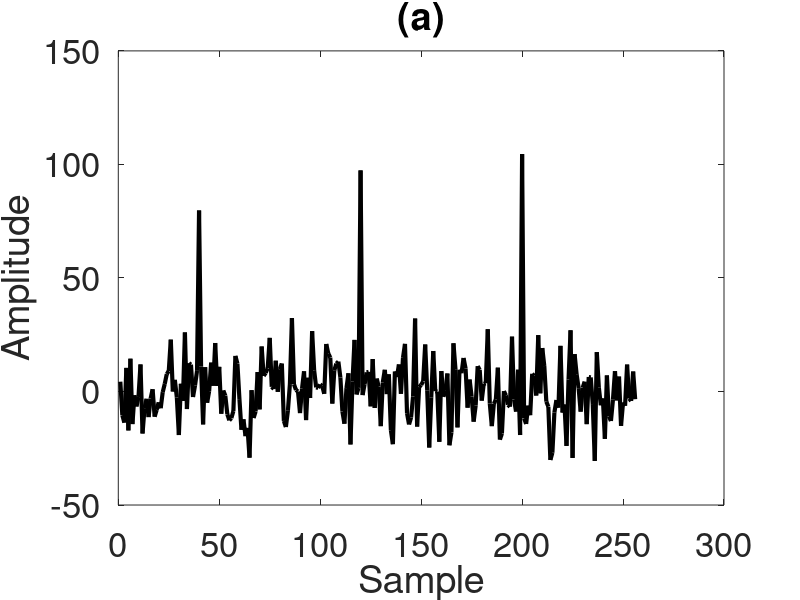
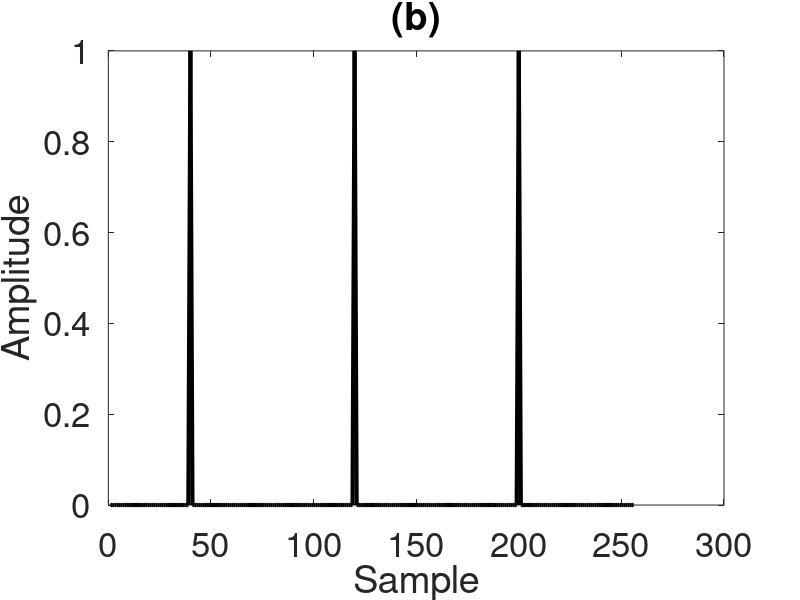

Write the MATLAB code that produced these figures, in order. (Note: this script raises an error after producing the figures.)

close all;
clear all;
 x=cos(2*pi*0.05*(0:255)+2*pi*0.000001*(0:255).^3)+5*cos(2*pi*0.4*(0:255)-2*pi*0.0000001*(0:255).^3);%%+sin(2*pi*0.25*(0:255));%+2*pi*0.001*(0:127).^2)+sin(2*pi*0.4*(0:127));

%  x=50*cos(2*pi*0.05*(0:255)+0*2*pi*0.0000007*(0:255).^3)+100*cos(2*pi*0.4*(0:255)-2*pi*0.0000007*(0:255).^3);%+14*cos(2*pi*0.2*(0:255));
%  x=2*cos(2*pi*0.05*(0:255)+2*pi*0.000001*(0:255).^2);%+2*cos(2*pi*0.4*(0:255));
%  x=4*cos(2*pi*0.01*(0:255)+2*pi*0.0001*(0:255).^2)+4*cos(2*pi*0.4*(0:255));

 x_s=zeros(1,256);
 %x_s(40:80:end)=4;
 x_s(40)=1;
 x_s(41)=0;
 x_s(42)=0.0;
 x_s(39)=0;
 x_s(38)=0.0;
 
 
 x_s(120-2:120+2)=x_s(40-2:40+2);
 x_s(200-2:200+2)=x_s(40-2:40+2);
 
 x=x+100*x_s;
 x=x.';
x=awgn(x,0,'measured');
 
%  load('shotwithgr');
% ss=e(:,15);
% x=ss(1:4:end);
%  
% x1=denoise(x, 32);
figure;plot(real(x),'k-','LineWidth',3);set(gca, 'FontSize',25);
 xlabel('Sample');
 ylabel('Amplitude');
  title('(a)');
 figure;plot(real(x_s),'k-','LineWidth',3);set(gca, 'FontSize',25);
 xlabel('Sample');
 ylabel('Amplitude');
  title('(b)');
 %%%%%%%%%%%%%%%%%%%%%%%%%%
 [adtfd1,orient]=HTFD_new2_spike(x,3,5,94);
 orient=(orient-1)*45;
  %orient=orient*30;

  figure; tfsapl(x,adtfd1(:,1:256),'grayscale','on','sampleFreq','1','Title','(c)', 'TFfontSize' , 30);

  %%%%%%%%%%%%%%%%%%%%%%%%%%%%
  Mask=zeros(size(orient));
  Mask( and(orient<110,orient>70))=1;
  %Mask( orient==0)=1;
 Mask(:,1:25)=0;
 Mask(:,end-25:end)=0;
 
 adtfd=Mask.*adtfd1;
 for jj=1:length(adtfd1)
 adtfd(jj,:)=adtfd(jj,:)./max(adtfd(jj,:)+0.001);
 end
 
 %tfsapl(x,adtfd)
     %Is=quadtfd(x,length(x)-1,1,'specx',15,'hamm',256);
%figure; tfsapl(x,adtfd)
II=imresize(adtfd,[length(x)/2 length(x)]);
II=adtfd;
%I2=II;
%II(I2<0.2*max(max(II)))
II=II/max(II(:));
II(II>0.02)=1;
II(II<0.02)=0;
figure; tfsapl(x,II(:,1:256),'grayscale','on','sampleFreq','1','Title','(d)', 'TFfontSize' , 30);
%%%%%%%%%%%%%%%%
MASK=zeros(length(x),length(x));
%MASK(1:end/2,:)=II;
MASK=II;
%T=1;
% mm(mm<T)=0;
% mm(mm>=T)=1;
se = strel('line',5,90);

MASK=imerode(MASK,se);
se = strel('line',5,90);

MASK=imdilate(MASK,se);

mm=sum(MASK);

mm=sum(MASK.*adtfd);

mm=mm/max(mm);

%MASK=imdilate(MASK,se);

%y=ltv_filter((x),MASK);

y = tffilter(MASK,hilbert(x),1:length(x));
y=y.*mm.';
y=mm; 
% 
% y= zeros(size(kest1, 1),1); y(kest1)= p1(:);
 %%%%%%%%%%%%%%ADTFD%%%%%%%%%%%%
figure;plot(real(y),':k','LineWidth',3);set(gca, 'FontSize',25);
 xlabel('Sample');
 ylabel('Amplitude');
 title('(e)');
[p1, kest1]=findpeaks(y,'MINPEAKHEIGHT',0.2,'MINPEAKDISTANCE',20) ; 
y= zeros(size(kest1, 1),1); y(kest1)= p1(:);
 figure;plot(real(y),':k','LineWidth',3);set(gca, 'FontSize',25);
  axis([0 300 0 1]);
 xlabel('Sample');
 ylabel('Amplitude');
 title('(f)');
%  %%%%%%%%%%%%%%SNEO%%%%%%%
% yy=x(2:end-1).^2-x(3:end).*x(1:end-2);
% yy=filter(gausswin(20,1),1,yy);
% yy=yy/max(abs(yy));
% % yy=filter(ones(1,5),1,yy);
%  yy=[0; yy];
%    figure;plot(yy,'k:','LineWidth',3);set(gca, 'FontSize',25);
%    xlabel('Sample');
%    ylabel('Amplitude');
%  title('Output of SNEO before thresholding ');
% [p2, kest2]=findpeaks(y,'MINPEAKHEIGHT',0.2,'MINPEAKDISTANCE',20) ; 
% yy= zeros(size(kest2, 1),1); yy(kest2)= p2(:);
%  figure;plot(real(yy),':k','LineWidth',3);set(gca, 'FontSize',25);
%  xlabel('Sample');
%  ylabel('Amplitude');
%  title('Output of SNEO after thresholding ');
%  %%%%%%%%%%%%%%%cob%%%%%%%%%%%
%    [ft peaktrain]=spbycob1(x, 64);
%    peaktrain=peaktrain/max(abs(peaktrain));
%    ft=ft/max(abs(ft));
%    figure; plot(ft,'k:','LineWidth',3);set(gca, 'FontSize',25);
%    xlabel('Sample');
%    ylabel('Amplitude'); 
%    title('Output of COB before thresholding ');
%    figure; plot(peaktrain,'k:','LineWidth',3);set(gca, 'FontSize',25);
%    xlabel('Sample');
%    ylabel('Amplitude');
%  title('Output of COB after thresholding ');